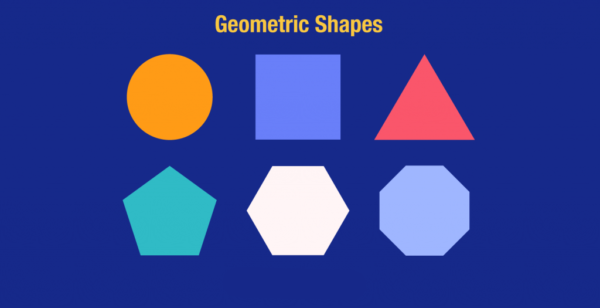
#> input picture Tuan 8/geometric.png, 600 x 308 px
$ jupyter execute lab8.ipynb
#> lines starting #> are read from the running program, lines starting #| are printed output that depends on the picture; after the words box and inside, x2 and y2 are one past the last pixel; in counts of white or black regions, pixels touching at a corner belong together
2.1 Gán nhãn ảnh

[cell 1]
from PIL import Image
import numpy as np
import imageio.v2 as iio
from skimage.morphology import label
from skimage.measure import regionprops
import matplotlib.pylab as plt
import matplotlib.patches as mpatches
from skimage.filters import threshold_otsu

data = Image.open('geometric.png').convert('L')
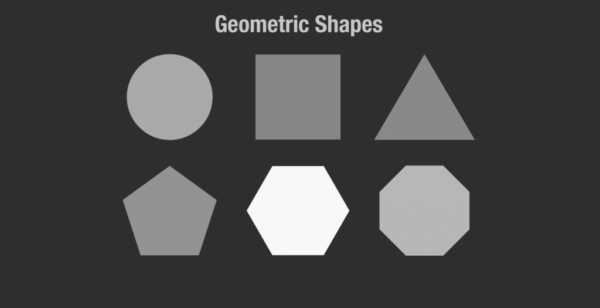
#> data: PIL image 600x308 L; min 45, max 248, mean 72.1
a = np.asarray(data)

thres = threshold_otsu(a)
#> thres = 109
b = a > thres
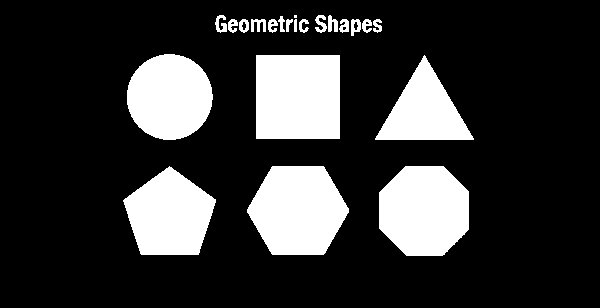
#> b: shape (308, 600) bool; 20.5% white; 22 white regions (1 under 20 px)

c = label(b)
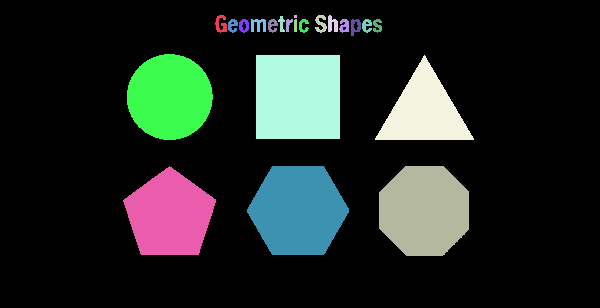
#> c: shape (308, 600) int32; 23 distinct labels, from 0 to 22; one colour per label, 0 black

# ✅ Sửa lỗi khi lưu ảnh: chuyển về uint8 trước khi lưu
iio.imsave('label_output.jpg', (c.astype(np.uint8) * 30))
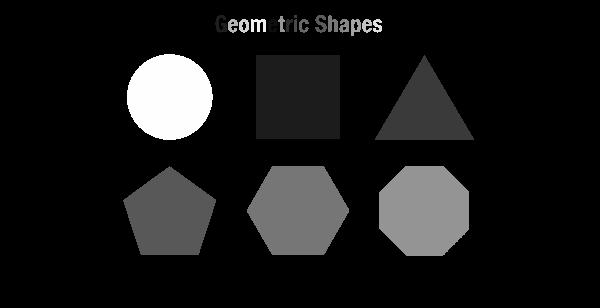
#> saved as label_output.jpg: shape (308, 600); min 0, max 255, mean 24

d = regionprops(c)
#> d = 22 regions; largest, box (x1, y1, x2, y2) and area: (256, 55, 340, 139) 7056, (247, 166, 349, 255) 6907, (379, 166, 469, 256) 6701, (127, 54, 213, 140) 5786, (123, 166, 216, 255) 5757

fig, ax = plt.subplots(ncols=1, nrows=1, figsize=(6, 6))
ax.imshow(c, cmap='YlOrRd')

for i in d:
    lr, lc, ur, uc = i['BoundingBox']
    rec_width = uc - lc
    rec_height = ur - lr
    rect = mpatches.Rectangle((lc, lr), rec_width, rec_height, fill=False,
                              edgecolor='black', linewidth=2)
    ax.add_patch(rect)
#> this loop made 22 passes
#> (lr, lc, ur, uc, rec_width, rec_height) on passes 1 to 12: (15, 215, 33, 227, 12, 18), (15, 294, 18, 297, 3, 3), (15, 315, 33, 327, 12, 18), (15, 328, 32, 338, 10, 17), (16, 278, 32, 285, 7, 16), (19, 228, 33, 238, 10, 14), (19, 239, 33, 249, 10, 14), (19, 251, 32, 266, 15, 13), (19, 268, 33, 278, 10, 14), (19, 286, 32, 293, 7, 13), (19, 294, 32, 297, 3, 13), (19, 299, 33, 309, 10, 14)

plt.show()

2.3 Dò tìm cạnh Sober Filter

[cell 2]
from PIL import Image
import numpy as np
import cv2
import imageio.v2 as iio
import scipy.ndimage as nd
from skimage.morphology import label
from skimage.measure import regionprops
import matplotlib.pylab as plt
import matplotlib.patches as mpatches
from skimage.filters.thresholding import threshold_otsu

data = Image.open('geometric.png')
#> data is the input picture: PIL image 600x308 RGBA; mean R, G, B, A 53.8, 67.2, 147.4, 255
a = nd.sobel(data, axis=0)
b = nd.sobel(data, axis=1)
#> b: shape (308, 600, 4)
bmg = abs(a) + abs(b)

plt.imshow(bmg)
plt.show()

2.4 Xác định góc đối tượng

[cell 3]
from PIL import Image
import numpy as np
import cv2
import imageio.v2 as iio
import scipy.ndimage as nd
from skimage.morphology import label
from skimage.measure import regionprops
import matplotlib.pyplot as plt
import matplotlib.patches as mpatches
from skimage.filters.thresholding import threshold_otsu

def Harris(indata, alpha=0.2):
#> called with alpha = 0.2
    x = nd.sobel(indata, 0)
    y = nd.sobel(indata, 1)
    xl = x ** 2
    yl = y ** 2
    xy = abs(x * y)
    xl = nd.gaussian_filter(xl, 3)
    yl = nd.gaussian_filter(yl, 3)
    xy = nd.gaussian_filter(xy, 3)

    detC = xl * yl - 2 * xy
    trC = xl + yl
    R = detC - alpha * trC**2
    return R

data = Image.open('geometric.png')
bmg = Harris(data)
plt.imshow(bmg)
plt.show()
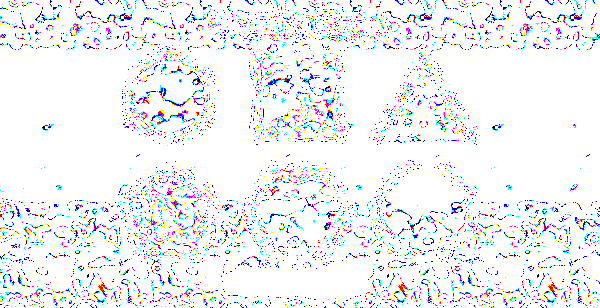
#> shown: shape (308, 600, 4) float64; mean R, G, B, A 0.918, 0.918, 0.917, 0.918; transparent parts drawn white

2.5 Do tim hinh dang cu the

2.5.1 Do tim duong thang trong anh

[cell 4]
import numpy as np
import cv2
import imageio.v2 as iio
import scipy.ndimage as nd
from skimage.morphology import label
from skimage.measure import regionprops
import matplotlib.pyplot as plt
import matplotlib.patches as mpatches
from skimage.filters.thresholding import threshold_otsu

def LineHough(data, gamma):
#> called with gamma = 0.5
    V, H = data.shape
    R = int(np.sqrt(V * V + H * H))
    ho = np.zeros((R, 90), float)  # Hough space
    w = data + 0
    ok = 1
    theta = np.arange(90) / 180.0 * np.pi
    tp = np.arange(90).astype(float)
    while ok:
        mx = w.max()
        if mx < gamma:
            ok = 0
        else:
            v, h = divmod(w.argmax(), H)
            y = V - v
            x = h
            rh = x * np.cos(theta) + y * np.sin(theta)
            for i in range(len(rh)):
                if 0 <= rh[i] < R and 0 <= tp[i] < 90:
                    ho[int(rh[i]), int(tp[i])] += mx
            w[v, h] = 0
    return ho

data = np.zeros((256, 256))
data[128, 128] = 1
bmg = LineHough(data, 0.5)
plt.imshow(bmg)
plt.show()
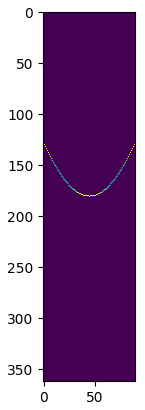
#> figure drawn by matplotlib, 1 panel

2.5.2 Do tim duong tron trong anh

[cell 5]
from PIL import Image
import numpy as np
import cv2
import imageio.v2 as iio
import scipy.ndimage as nd
from skimage.morphology import label
from skimage.measure import regionprops
import matplotlib.pylab as plt
import matplotlib.patches as mpatches
from skimage.feature import corner_harris
from skimage.color import rgb2gray

data = iio.imread('bird.png')
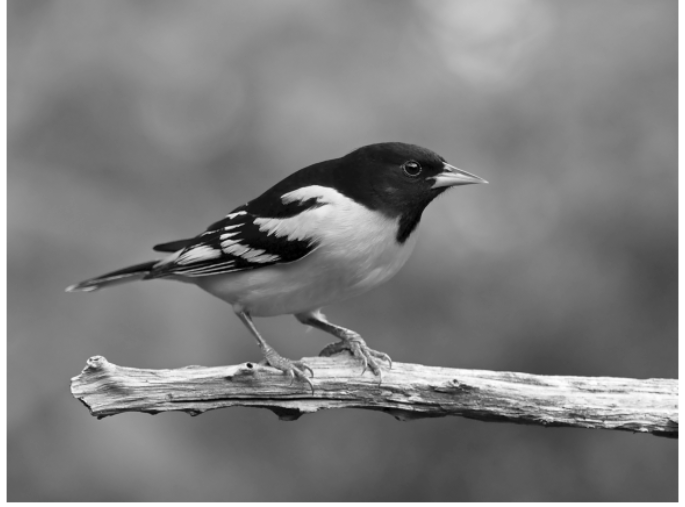
#> input picture Lab4/exercise/bird.png, 685 x 507 px, found by its file name
#> data is the input picture: shape (507, 685, 4); mean R, G, B, A 126.5, 126.5, 126.5, 255
image_gray = rgb2gray(data)
coordinate = corner_harris(image_gray, k = 0.001)

plt.figure(figsize=(20,10))
plt.imshow(coordinate)
plt.axis('off')
plt.show()

2.6

[cell 6]
import cv2
import numpy as np
from matplotlib import pyplot as plt

# --- 1. Đọc ảnh xám ---
img1 = cv2.imread('bird.png', cv2.IMREAD_GRAYSCALE)
#> img1: shape (507, 685); min 0, max 255, mean 126.5
img2 = cv2.imread('geometric.png', cv2.IMREAD_GRAYSCALE)
#> img2: shape (308, 600); min 45, max 248, mean 71.9

# --- 2. Phát hiện điểm góc bằng Harris ---
def detect_corners(img, max_points=200, block_size=2, ksize=3, k=0.04, threshold=0.01):
#> called with max_points = 200, block_size = 2, ksize = 3, k = 0.04, threshold = 0.01
    dst = cv2.cornerHarris(img, block_size, ksize, k)
    dst = cv2.dilate(dst, None)
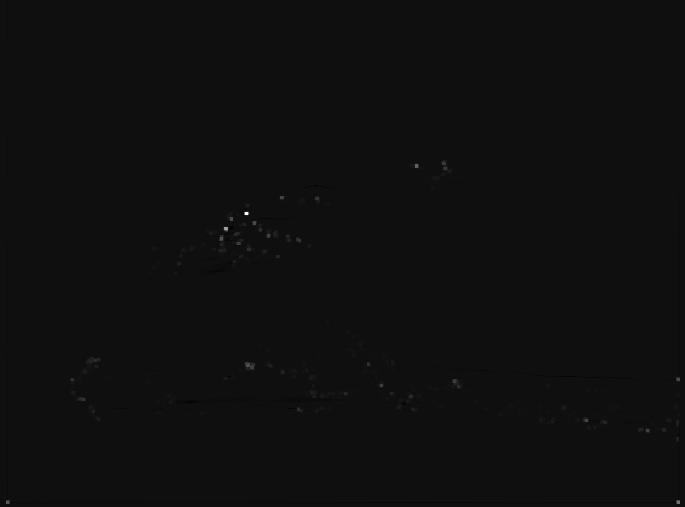
#> dst: shape (507, 685) float32; min -0.000925, max 0.0146, mean 7.77e-06; drawn with min black and max white
    corners = np.argwhere(dst > threshold * dst.max())  # [(y,x)]
#> corners = 3946 pairs, first value 160 to 504, second value 6 to 680
    # Sắp xếp và lấy ra max_points điểm góc mạnh nhất
    values = dst[corners[:, 0], corners[:, 1]]
#> values = 3946 values, max 0.0146 at index 371, min 0.000146 at index 1246, mean 0.000728
    sorted_idx = np.argsort(values)[::-1][:max_points]
#> sorted_idx = 200 values, max 3941 at index 21, min 36 at index 41, mean 1582.8
    return corners[sorted_idx]

corners1 = detect_corners(img1)
#> corners1 = 200 pairs, first value 164 to 503, second value 6 to 679
corners2 = detect_corners(img2)
#> call 2 of detect_corners, with max_points = 200, block_size = 2, ksize = 3, k = 0.04, threshold = 0.01
#> in detect_corners (call 2), `dst = cv2.dilate(dst, None)`:
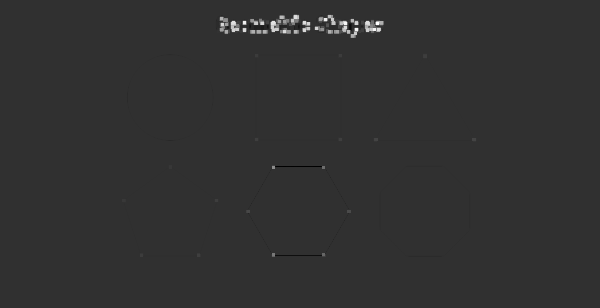
#> dst: shape (308, 600) float32; min -0.00173, max 0.00745, mean 2.74e-05; drawn with min black and max white
#> in detect_corners (call 2), `corners = np.argwhere(dst > threshold * dst.max())`: corners = 2068 pairs, first value 14 to 256, second value 122 to 476
#> in detect_corners (call 2), `values = dst[corners[:, 0], corners[:, 1]]`: values = 2068 values, max 0.00745 at index 629, min 7.5e-05 at index 1274, mean 0.00262
#> in detect_corners (call 2), `sorted_idx = np.argsort(values)[::-1][:max_points]`: sorted_idx = 200 values, max 1635 at index 146, min 18 at index 124, mean 841.8
#> corners2 = 200 pairs, first value 15 to 32, second value 221 to 379

# --- 3. Trích xuất patch xung quanh mỗi điểm ---
def extract_patch(img, point, size=11):
    x, y = point[1], point[0]
    half = size // 2
    if y - half < 0 or y + half >= img.shape[0] or x - half < 0 or x + half >= img.shape[1]:
        return None
    return img[y-half:y+half+1, x-half:x+half+1]

# --- 4. So khớp bằng SSD ---
def match_corners(img1, img2, corners1, corners2, patch_size=11):
#> called with corners1 = array of shape (200, 2), corners2 = array of shape (200, 2), patch_size = 11
    matches = []
    for pt1 in corners1:
        patch1 = extract_patch(img1, pt1, patch_size)
        if patch1 is None:
            continue
        best_match = None
        min_ssd = float('inf')
        for pt2 in corners2:
            patch2 = extract_patch(img2, pt2, patch_size)
            if patch2 is None:
                continue
            ssd = np.sum((patch1.astype(np.float32) - patch2.astype(np.float32)) ** 2)
            if ssd < min_ssd:
                min_ssd = ssd
                best_match = pt2
        if best_match is not None:
            matches.append((pt1, best_match))
#> this loop made 200 passes
#> pt1 on passes 2 to 4: [212, 246], [212, 247], [213, 245]
    return matches

# --- 5. Tìm điểm tương đồng ---
matches = match_corners(img1, img2, corners1, corners2)

# --- 6. Hiển thị kết quả ---
img1_color = cv2.cvtColor(img1, cv2.COLOR_GRAY2BGR)
img2_color = cv2.cvtColor(img2, cv2.COLOR_GRAY2BGR)

# Resize img2 để khớp chiều cao với img1
if img1_color.shape[0] != img2_color.shape[0]:
    scale = img1_color.shape[0] / img2_color.shape[0]
    new_width = int(img2_color.shape[1] * scale)
    img2_color = cv2.resize(img2_color, (new_width, img1_color.shape[0]))
#> img2_color: shape (507, 987, 3)

concat = np.hstack((img1_color, img2_color))

for pt1, pt2 in matches[:50]:  # Giới hạn 50 đường nối
    x1, y1 = pt1[1], pt1[0]
    # Tính lại tọa độ pt2 sau khi resize ảnh
    x2 = int(pt2[1] * scale) + img1.shape[1]
    y2 = int(pt2[0] * scale)
    cv2.line(concat, (x1, y1), (x2, y2), (0, 255, 0), 1)
#> this loop made 50 passes
#> (pt1, pt2) on passes 1 to 12: ([214, 245], [22, 307]), ([212, 246], [22, 309]), ([212, 247], [22, 309]), ([213, 245], [22, 307]), ([213, 246], [22, 309]), ([213, 247], [22, 309]), ([214, 246], [22, 308]), ([214, 247], [22, 309]), ([212, 245], [22, 309]), ([229, 224], [15, 294]), ([228, 226], [15, 295]), ([228, 225], [15, 294])
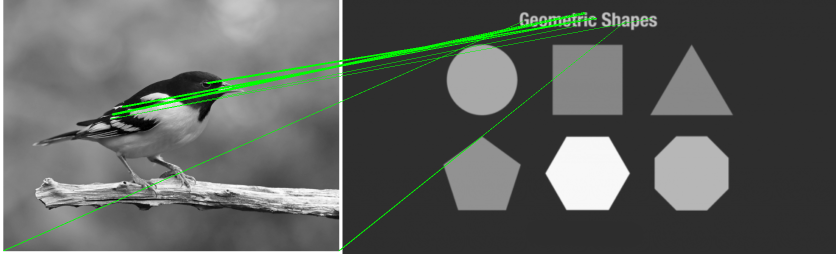
#> concat: shape (507, 1672, 3) (shown at 1/2 size); mean B, G, R 92.8, 96.9, 92.8

plt.figure(figsize=(12, 6))
plt.imshow(concat[..., ::-1])
plt.title("diemtuongdong")
plt.axis("off")
plt.show()
